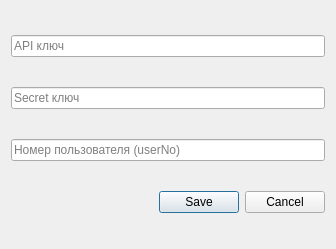
<?xml version="1.0" encoding="UTF-8"?>
<ui version="4.0">
 <class>user_settings_window</class>
 <widget class="QDialog" name="user_settings_window">
  <property name="geometry">
   <rect>
    <x>0</x>
    <y>0</y>
    <width>336</width>
    <height>249</height>
   </rect>
  </property>
  <property name="windowTitle">
   <string>Настройки пользователя</string>
  </property>
  <layout class="QVBoxLayout" name="verticalLayout">
   <item>
    <widget class="QLineEdit" name="api_input">
     <property name="placeholderText">
      <string>API ключ</string>
     </property>
    </widget>
   </item>
   <item>
    <widget class="QLineEdit" name="secret_input">
     <property name="placeholderText">
      <string>Secret ключ</string>
     </property>
    </widget>
   </item>
   <item>
    <widget class="QLineEdit" name="userNo_input">
     <property name="placeholderText">
      <string>Номер пользователя (userNo)</string>
     </property>
    </widget>
   </item>
   <item>
    <widget class="QDialogButtonBox" name="buttonBox">
     <property name="layoutDirection">
      <enum>Qt::LeftToRight</enum>
     </property>
     <property name="orientation">
      <enum>Qt::Horizontal</enum>
     </property>
     <property name="standardButtons">
      <set>QDialogButtonBox::Cancel|QDialogButtonBox::Save</set>
     </property>
    </widget>
   </item>
  </layout>
 </widget>
 <resources/>
 <connections>
  <connection>
   <sender>buttonBox</sender>
   <signal>accepted()</signal>
   <receiver>user_settings_window</receiver>
   <slot>accept()</slot>
   <hints>
    <hint type="sourcelabel">
     <x>248</x>
     <y>254</y>
    </hint>
    <hint type="destinationlabel">
     <x>157</x>
     <y>274</y>
    </hint>
   </hints>
  </connection>
  <connection>
   <sender>buttonBox</sender>
   <signal>rejected()</signal>
   <receiver>user_settings_window</receiver>
   <slot>reject()</slot>
   <hints>
    <hint type="sourcelabel">
     <x>316</x>
     <y>260</y>
    </hint>
    <hint type="destinationlabel">
     <x>286</x>
     <y>274</y>
    </hint>
   </hints>
  </connection>
 </connections>
</ui>
